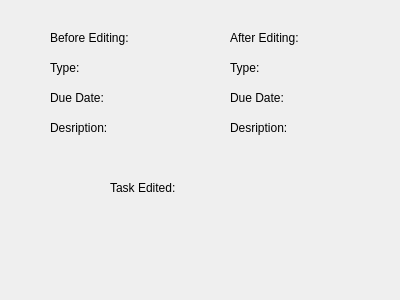
<?xml version="1.0" encoding="UTF-8"?>
<ui version="4.0">
 <class>EditTask</class>
 <widget class="QDialog" name="EditTask">
  <property name="geometry">
   <rect>
    <x>0</x>
    <y>0</y>
    <width>400</width>
    <height>300</height>
   </rect>
  </property>
  <property name="windowTitle">
   <string>Dialog</string>
  </property>
  <widget class="QLabel" name="label">
   <property name="geometry">
    <rect>
     <x>50</x>
     <y>30</y>
     <width>121</width>
     <height>16</height>
    </rect>
   </property>
   <property name="text">
    <string>Before Editing:</string>
   </property>
  </widget>
  <widget class="QLabel" name="label_2">
   <property name="geometry">
    <rect>
     <x>50</x>
     <y>60</y>
     <width>60</width>
     <height>16</height>
    </rect>
   </property>
   <property name="text">
    <string>Type:</string>
   </property>
  </widget>
  <widget class="QLabel" name="label_3">
   <property name="geometry">
    <rect>
     <x>50</x>
     <y>90</y>
     <width>71</width>
     <height>16</height>
    </rect>
   </property>
   <property name="text">
    <string>Due Date:</string>
   </property>
  </widget>
  <widget class="QLabel" name="label_4">
   <property name="geometry">
    <rect>
     <x>50</x>
     <y>120</y>
     <width>71</width>
     <height>16</height>
    </rect>
   </property>
   <property name="text">
    <string>Desription:</string>
   </property>
  </widget>
  <widget class="QLabel" name="label_5">
   <property name="geometry">
    <rect>
     <x>230</x>
     <y>30</y>
     <width>111</width>
     <height>16</height>
    </rect>
   </property>
   <property name="text">
    <string>After Editing:</string>
   </property>
  </widget>
  <widget class="QLabel" name="label_6">
   <property name="geometry">
    <rect>
     <x>230</x>
     <y>60</y>
     <width>60</width>
     <height>16</height>
    </rect>
   </property>
   <property name="text">
    <string>Type:</string>
   </property>
  </widget>
  <widget class="QLabel" name="label_7">
   <property name="geometry">
    <rect>
     <x>230</x>
     <y>90</y>
     <width>71</width>
     <height>16</height>
    </rect>
   </property>
   <property name="text">
    <string>Due Date:</string>
   </property>
  </widget>
  <widget class="QLabel" name="label_8">
   <property name="geometry">
    <rect>
     <x>230</x>
     <y>120</y>
     <width>71</width>
     <height>16</height>
    </rect>
   </property>
   <property name="text">
    <string>Desription:</string>
   </property>
  </widget>
  <widget class="QLabel" name="descAfter">
   <property name="geometry">
    <rect>
     <x>310</x>
     <y>120</y>
     <width>60</width>
     <height>16</height>
    </rect>
   </property>
   <property name="text">
    <string/>
   </property>
  </widget>
  <widget class="QLabel" name="dateBefore">
   <property name="geometry">
    <rect>
     <x>130</x>
     <y>90</y>
     <width>60</width>
     <height>16</height>
    </rect>
   </property>
   <property name="text">
    <string/>
   </property>
  </widget>
  <widget class="QLabel" name="descBefore">
   <property name="geometry">
    <rect>
     <x>130</x>
     <y>120</y>
     <width>60</width>
     <height>16</height>
    </rect>
   </property>
   <property name="text">
    <string/>
   </property>
  </widget>
  <widget class="QLabel" name="dateAfter">
   <property name="geometry">
    <rect>
     <x>310</x>
     <y>90</y>
     <width>60</width>
     <height>16</height>
    </rect>
   </property>
   <property name="text">
    <string/>
   </property>
  </widget>
  <widget class="QLabel" name="label_14">
   <property name="geometry">
    <rect>
     <x>310</x>
     <y>60</y>
     <width>60</width>
     <height>16</height>
    </rect>
   </property>
   <property name="text">
    <string/>
   </property>
  </widget>
  <widget class="QLabel" name="typeBefore">
   <property name="geometry">
    <rect>
     <x>130</x>
     <y>60</y>
     <width>60</width>
     <height>16</height>
    </rect>
   </property>
   <property name="text">
    <string/>
   </property>
  </widget>
  <widget class="QLabel" name="typeAfter">
   <property name="geometry">
    <rect>
     <x>290</x>
     <y>60</y>
     <width>60</width>
     <height>16</height>
    </rect>
   </property>
   <property name="text">
    <string/>
   </property>
  </widget>
  <widget class="QLabel" name="label_9">
   <property name="geometry">
    <rect>
     <x>110</x>
     <y>180</y>
     <width>91</width>
     <height>16</height>
    </rect>
   </property>
   <property name="text">
    <string>Task Edited:</string>
   </property>
  </widget>
  <widget class="QLabel" name="taskEdited">
   <property name="geometry">
    <rect>
     <x>230</x>
     <y>180</y>
     <width>60</width>
     <height>16</height>
    </rect>
   </property>
   <property name="text">
    <string/>
   </property>
  </widget>
 </widget>
 <resources/>
 <connections/>
</ui>
